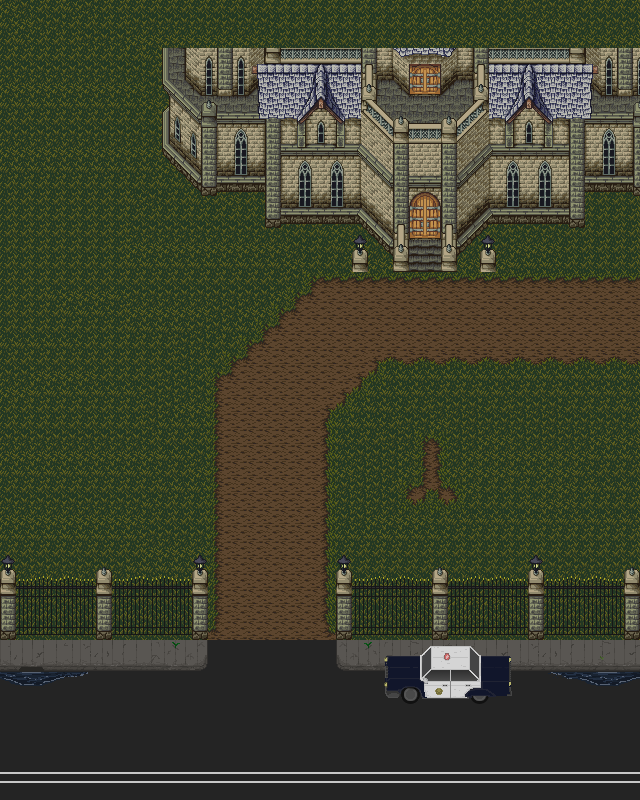

Below is a game level as drawn by its tile map, then a one-line description and the .tmx that defines it (tile-layer data replaced by summaries):
An orthogonal 40x50 tile map with 16x16 px tiles, 5 tile layers (Floor, FloorItems, Background, Midground, ...).

<map version="1.8" tiledversion="1.8.6" orientation="orthogonal" renderorder="right-down" width="40" height="50" tilewidth="16" tileheight="16" infinite="0" nextlayerid="6" nextobjectid="1">
 <properties>
  <property name="Outdoors" type="bool" value="true" />
 </properties>
 <tileset firstgid="1" source="Outside Tileset.tsx" />
 <layer id="1" name="Floor" width="40" height="50">
  <data>[2000 cells, 1970 non-empty, 114 distinct tile ids]</data>
 </layer>
 <layer id="2" name="FloorItems" width="40" height="50">
  <data>[2000 cells, 76 non-empty, 74 distinct tile ids]</data>
 </layer>
 <layer id="3" name="Background" width="40" height="50">
  <data>[2000 cells, 436 non-empty, 435 distinct tile ids]</data>
 </layer>
 <layer id="4" name="Midground" width="40" height="50">
  <data>[2000 cells, 114 non-empty, 50 distinct tile ids]</data>
 </layer>
 <layer id="5" name="Foreground" width="40" height="50">
  <data>[2000 cells, 79 non-empty, 21 distinct tile ids]</data>
 </layer>
</map>